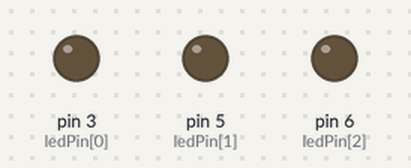
Bench run of a sketch on a simulated Arduino Uno, built with avr-gcc and run on an emulated ATmega328P. Shown: output pins drawn as LEDs (lit = HIGH). Random numbers use the default seed unless the sketch sets one; what the sketch prints to the serial monitor is not drawn.

Above: at 0.05 s.
At 1.25 s:
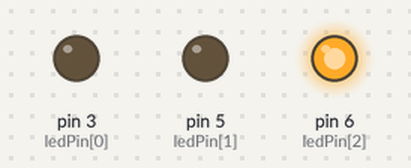
At 2.05 s:
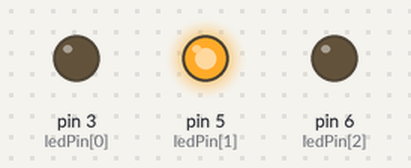
At 4.0 s:
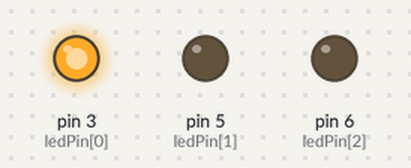
Timing chart, 0 to 5.2 s (numbered marks = the images above):
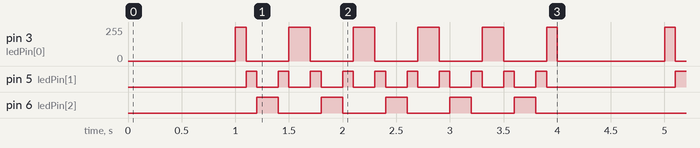

Measured:
- by itself, pin 5 (ledPin[1]): repeats every 4.0 s: 9 × (LOW 0.20 s, HIGH 0.10 s), LOW 1.2 s, HIGH 0.10 s, until it stays LOW from 11.9 s
- by itself, pin 6 (ledPin[2]): repeats every 4.0 s: 4 × (LOW 0.40 s, HIGH 0.20 s), LOW 1.4 s, HIGH 0.20 s, until it stays LOW from 11.8 s
- by itself, pin 3 (ledPin[0]): repeats every 4.0 s: 4 × (0/255 0.40 s, 255/255 0.20 s), 0/255 0.40 s, 255/255 0.10 s, 0/255 1.0 s, 255/255 0.10 s, until it stays 0/255 from 12.0 s

The sketch:

simpleLEDLightModes.ino
```cpp
/*
THIS IS JUST A SIMPLE LED LIGHTS WITH 2 LED MODES

COMPONENTS USED:
1) Arduino Uno R3
2) 3 LEDs
3) 3 Resistors
4) Jumper Wires

RESISTOR (Five band resistor)
Resistor used: 220 ohms (RED RED BLACK BLACK)
Resistor Tolerance: +- 1% (BROWN)
NOTE: 1 resistor for each LEDs

VOLTAGE SOURCE: 9V

LED Colors: Red, Yellow, Green

Connection is in Parallel
*/

// global var
byte ledPin[] = {3, 5, 6}; // the pins for the led (PINS ARE PWM)

// LED MODE 1
// One cycle: 4590 ms or 4.59 s
void slowLEDSideStart() {
  // iterates through each ledPin (3, 5, 6 in order), then increases and decreases the brightness
  for (int i = 0; i < 3; i++) {

    // increments the brightness of the LED
    for (int a = 0; a <= 255; a++) {
      analogWrite(ledPin[i], a);
      delay(1);
    }

    // decrements the brightness of the LED
    for (int a = 255; a >= 0; a--) {
      analogWrite(ledPin[i], a);
      delay(5);
    }
  }

}

// LED MODE 2
// One cycle: 200 ms or 0.2 s
void fastLEDSideStart() {
  // iterates through pins 3, 5, 6
  for (int i = 0; i < 3; i++) {
    // sets the led from on to off for 0.1 seconds
    digitalWrite(ledPin[i], HIGH);
    delay(100);
    digitalWrite(ledPin[i], LOW);
  }

  // iterates from pin 6, 5, 3
  for (int i = 2; i >= 0; i--) {
    // sets the led from on to off for 0.1 seconds
    digitalWrite(ledPin[i], HIGH);
    delay(100);
    digitalWrite(ledPin[i], LOW);
  }
}

void setup() {
  // Assigns the led pins to generate electricity (i.e. OUTPUT)
  for (int i = 0; i < 3; i++) {
    pinMode(ledPin[i], OUTPUT);
  }

  Serial.begin(9600); // JUST FOR DEBUGGING
}

void loop() {
  // local var
  int loop = 0;

  // Generate a random number between 2 and 3 (inclusive)
  int randomNumber = random(2, 4);
  Serial.println(randomNumber); // JUST FOR DEBUGGING
  delay(1000); // Wait for 1 second

  if (randomNumber % 2 == 0) {
    while (loop < 2) {
      // Serial.println(loop); // JUST FOR DEBUGGING
      slowLEDSideStart();
      loop++;
    }

    // resets the loop count back to 0
    loop = 0;
  } else {
    while (loop < 5) {
      // Serial.println(loop); // JUST FOR DEBUGGING
      fastLEDSideStart();
      loop++;
    }

    // resets the loop count back to 0
    loop = 0;
  }
}
```
